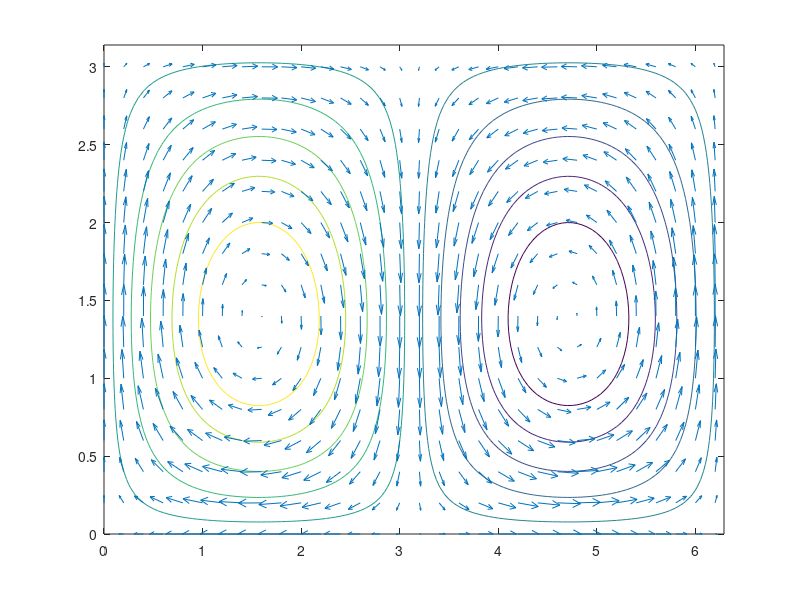
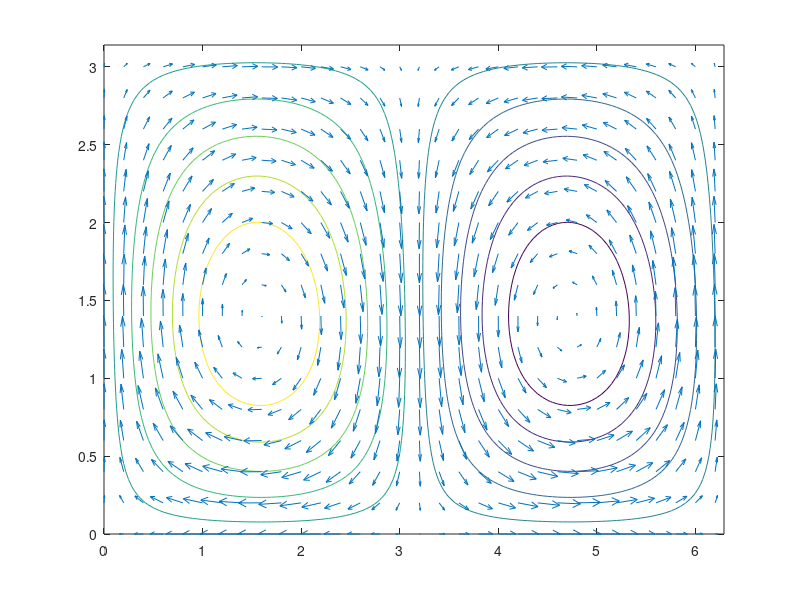
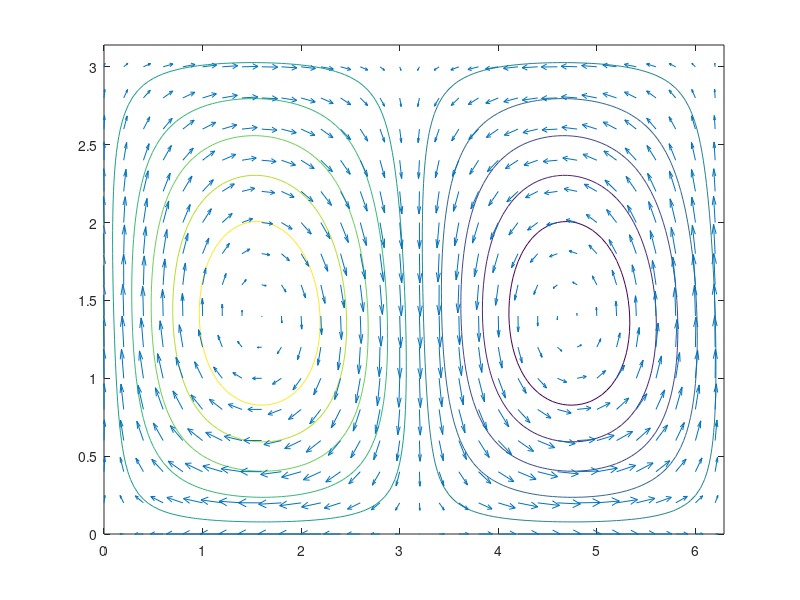
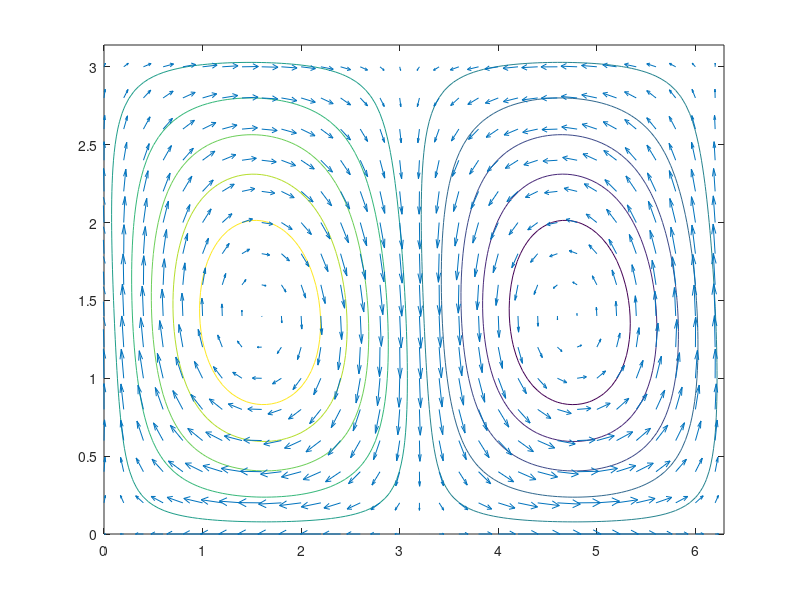

The MATLAB source for these figures, in order: (Note: a time limit stopped this script after it produced the figures.)
% plot the Model and GPR predicted doubel gyre velocity fields
% Just in case you are not familar with matlab code, I simlified the code
% into 2 case, changing the 'Casenumber' and see the difference between the
% resluts.

% Basic settings, stream function 
% phi = sin(x)*sin(y)+epsilon*sin(x)-omega*t*sin(2*y);
% epsilon=0.1; omega=2*pi/10; according to previous paper
clear;clc;

Casenumber=2;
% Casenumber=1 for a longer time interval ts=0.5
% Casenumber=2 for a shorter time interval ts=0.2


switch Casenumber
    case 1
        % Below is dataset1 for a longer time interval 0.5 load afterwards
%         load('DoubleGyre_50drifter_40timestep_DD_OI.mat');
        ts=0.5
    case 2
        % Below is dataset2 for a shorter time interval 0.2 load afterwards
%         load('DoubleGyre_50drifter_100timestep_DD_OI.mat');
        ts=0.2     
end

%%%%%%%%%%%%%%%%%%%%%%%%%%%%%%%%%%%%%%%%%%%%%%%%%%%%%%%%
%%%%%%%% Two Gyre Model for velocity fields %%%%%%%%%%%%
%%%%%%%%%%%%%%%%%%%%%%%%%%%%%%%%%%%%%%%%%%%%%%%%%%%%%%%%
epsilon=0.1;
omega=2*pi/10;
dxy=0.05;
x=[0:dxy:6+29*0.01];y=[0:dxy:3+14*0.01];
I=length(x);J=length(y);
[MX,MY]=meshgrid(x,y);
% t=[0:ts:20-0.1];
t=[0:0.2:20];
SkipX=0.2/dxy; % for the space of arrow
SkipY=0.2/dxy;

for ti=1:length(t)
    for i=1:I
        for j=1:J
            % for stream function should be u=phi / y; v=- phi/ x; might be
            % some sign problem
            phi(j,i)=sin(x(i))*sin(y(j))+epsilon*sin(x(i)-omega*t(ti))*sin(2*y(j));
            u(j,i)=-(sin(x(i))*cos(y(j))+epsilon*sin(x(i)-omega*t(ti))*2*cos(2*y(j)));
            v(j,i)=cos(x(i)).*sin(y(j))+epsilon*cos(x(i)-omega*t(ti)).*sin(2*y(j));
            
        end
    end
    U(ti)={u};V(ti)={v};
    figure(1)
    clf(1)
%     l=streamslice(MX(1:SkipX:end,1:SkipY:end),MY(1:SkipX:end,1:SkipY:end),u(1:SkipX:end,1:SkipY:end),v(1:SkipX:end,1:SkipY:end));
%     set(l,'color','b')
    
    box on;
    contour(x,y,phi);
    hold on;
    quiver(MX(1:SkipX:end,1:SkipY:end),MY(1:SkipX:end,1:SkipY:end),u(1:SkipX:end,1:SkipY:end),v(1:SkipX:end,1:SkipY:end));
    axis([0,6.29,0,3.14])
    saveas(figure(1),['DoubleGyre_TimeStep',num2str(ti),'.png'])
    hold off;
%     pause(0.3)
    clear phi u v
end
axis([0,6.29,0,3.14])
%%%%%%%%%%%%%%%%%%%%%%%%%%%%%%%%%%%%%%%%%%%%%%%%%%%%%%%%%%%%%%%%%%%%%%
%%%%%%%%%% Advecting Lagrangian Particles %%%%%%%%%%%%%%%%%%%%%%%%%%%%
%%%%%%%%%%%%%%%%%%%%%%%%%%%%%%%%%%%%%%%%%%%%%%%%%%%%%%%%%%%%%%%%%%%%%%
% set drifter locations
n=50;
T_limit=[0 0];
X_limit=[1 5];Y_limit=[0.5 2.5];
vel_u=U{1}';
vel_v=V{1}';

% Drifter Advection
ID=[1:n]';
% fix random
rng('default')
s=rng;
% location and time dispersion
for i=1:n
    T(i,:)=floor(T_limit(1)+(T_limit(2)-T_limit(1))*rand);
    X(i,:)=X_limit(1)+(X_limit(2)-X_limit(1))*rand;
    Y(i,:)=Y_limit(1)+(Y_limit(2)-Y_limit(1))*rand;

% Velocity interpolation
    % find the nearest 16 points
    Xrange=[floor(X(i,:)/dxy)-1:ceil(X(i,:)/dxy)+1];
    Yrange=[floor(Y(i,:)/dxy)-1:ceil(Y(i,:)/dxy)+1];
    Xq=X(i,:);Yq=Y(i,:);
    [Xt,Yt]=meshgrid(Xrange,Yrange);
    Xt=Xt.*dxy;Yt=Yt.*dxy;
    Uq(i,:) = interp2(Xt,Yt,vel_u(min(Xrange)+1:max(Xrange)+1,min(Yrange)+1:max(Yrange)+1),Xq,Yq);
    Vq(i,:) = interp2(Xt,Yt,vel_v(min(Xrange)+1:max(Xrange)+1,min(Yrange)+1:max(Yrange)+1),Xq,Yq);
end

Initial_con=[ID,T,X,Y,Uq,Vq];

% moving and changing 

tmax=length(t);   

for i=1:n
    DT(i,1)=Initial_con(i,2);
    DX(i,1)=Initial_con(i,3);
    DY(i,1)=Initial_con(i,4);
    DU(i,1)=Initial_con(i,5);
    DV(i,1)=Initial_con(i,6);
    for ti=2:tmax
          
        DX(i,ti)=DX(i,ti-1)+DU(i,ti-1)*ts;
        DY(i,ti)=DY(i,ti-1)+DV(i,ti-1)*ts;
        DT(i,ti)=DT(i,ti-1)+ts;
        
        vel_u1=U{ti-1}'; 
        vel_v1=V{ti-1}'; 
        vel1=sqrt(vel_u1.^2+vel_v1.^2);

        vel_u2=U{ti}'; 
        vel_v2=V{ti}'; 
        vel2=sqrt(vel_u2.^2+vel_v2.^2);

        % vel interp
%         [DU(i,t), DV(i,t)]=SpatialTimeInterp(DT(i,t),DX(i,t),DY(i,t),vel_u1,vel_v1,vel_u2,vel_v2,tt_num(tIdx-1:tIdx));
%         [Uq Vq] = SpatialTimeInterp (DT,DX,DY,vel_u1,vel_v1,vel_u2,vel_v2,tt_num)
%         [DU(i,ti), DV(i,ti)]=SpatialTimeInterp(DT(i,ti),DX(i,ti),DY(i,ti),vel_u,vel_v,vel_u,vel_v,tt_num(tIdx-1:tIdx));
%         nearby 4 points
        Xrange=[floor(DX(i,ti)/dxy):ceil(DX(i,ti)/dxy)];
        Yrange=[floor(DY(i,ti)/dxy):ceil(DY(i,ti)/dxy)];
        if max(Xrange)<length(x) & max(Yrange)<length(y) & min(Xrange)>=0 & min(Yrange)>=0
        Xq=DX(i,ti);Yq=DY(i,ti);
        [Xt,Yt]=meshgrid(Xrange,Yrange);
        Xt=Xt.*dxy;Yt=Yt.*dxy;
        DU(i,ti) = interp2(Xt,Yt,vel_u2(min(Xrange)+1:max(Xrange)+1,min(Yrange)+1:max(Yrange)+1),Xq,Yq);
        DV(i,ti) = interp2(Xt,Yt,vel_v2(min(Xrange)+1:max(Xrange)+1,min(Yrange)+1:max(Yrange)+1),Xq,Yq);
        else
        DU(i,ti)=0;
        DV(i,ti)=0;
        end
    end

%     DD_lon(i,t)
%     DD_lat(i,t)
end

% plot the trajectories
figure(2)
for i=1:n
    plot(DX(i,:),DY(i,:)); hold on;
end
axis([0,6.29,0,3.14])
title('Particle trajectories')
%%
%%%%%%%%%%%%%%%%%%%%%%%%%%%%%%%%%%%%%%%%%%%%%%%%%%%%%%%%%%%%%%
%%%%%%%%% Below is the GPR predicted velocity fields %%%%%%%%%
%%%%%%%%%%%%%%%%%%%%%%%%%%%%%%%%%%%%%%%%%%%%%%%%%%%%%%%%%%%%%%

switch Casenumber
    case 1
        % Below is dataset1 for a longer time interval 0.5
        load('DoubleGyre_50drifter_40timestep_DD_OI.mat');
        ts=0.5;
    case 2
        % Below is dataset2 for a shorter time interval 0.2
        load('DoubleGyre_50drifter_100timestep_DD_OI.mat');
        ts=0.2;   
end

yr = double(yr);
mon = double(mon);
hr = double(hr);
day = double(day);
mn = double(mn);

U0 = U;
V0 = V;
Ku0 = Ku;
Kv0 = Kv;
xg0 = xg0;
yg0 = yg0;

yob0 = yob;
xob0 = xob;

lat = latt;
lon = lont;
Vel=sqrt(U0.^2+V0.^2);

DateVector0 = [yr; mon; day; hr; mn; zeros(1,length(mn)) ]';
time0 = datestr(DateVector0);
[l_time0,~]=size(time0);
dxy=abs(xg0(1,1,2)-xg0(1,1,1));
skipX = 0.2/dxy; %spacing for arrows
skipY = 0.2/dxy; %spacing for arrows



for i =1 : length(tg)
    figure(3)
    clf(3)
%     title(['GPR predicted TimeStep:',num2str(tg(i))],'FontSize',10)
    axis([0,6.29,0,3.14]);
    box on
    min_xg0=min(min(xg0(i,:)));
    max_xg0=max(max(xg0(i,:)));
    min_yg0=min(min(yg0(i,:)));
    max_yg0=max(max(yg0(i,:)));
    set(gca,'FontSize',10)
    [I J]=size(squeeze(U(i,:,:)));
	hold on
    l=streamslice(squeeze(xg0(i,1:skipX:end,1:skipY:end)),squeeze(yg0(i,1:skipX:end,1:skipY:end)),squeeze(U0(i,1:skipX:end,1:skipY:end)),squeeze(V0(i,1:skipX:end,1:skipY:end)));
    set(l,'color','b')
    plot(xob0(i,:),yob0(i,:),'ko','Linestyle','none','MarkerSize',3,'MarkerEdgeColor','k','MarkerFacecolor','g')
%     quiver(squeeze(xg0(i,1:skipX:end,1:skipY:end)),squeeze(yg0(i,1:skipX:end,1:skipY:end)),squeeze(U0(i,1:skipX:end,1:skipY:end)),squeeze(V0(i,1:skipX:end,1:skipY:end)),'color','k')
    
    hold off
    pause(.3)
end
